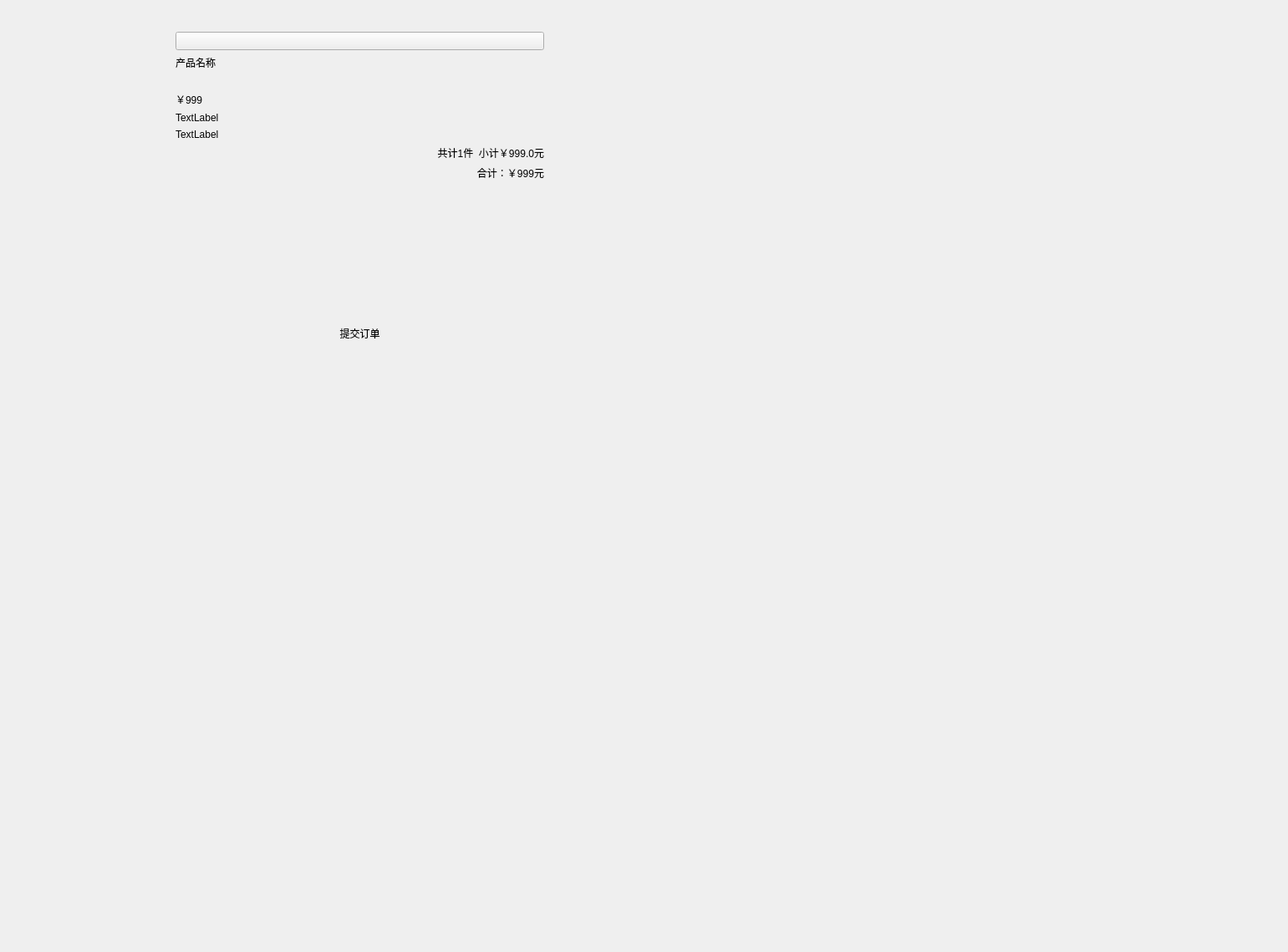
<?xml version="1.0" encoding="UTF-8"?>
<ui version="4.0">
 <class>ProductWindows</class>
 <widget class="QWidget" name="ProductWindows">
  <property name="geometry">
   <rect>
    <x>0</x>
    <y>0</y>
    <width>1541</width>
    <height>1139</height>
   </rect>
  </property>
  <property name="windowTitle">
   <string>Form</string>
  </property>
  <widget class="QWidget" name="verticalLayoutWidget">
   <property name="geometry">
    <rect>
     <x>90</x>
     <y>20</y>
     <width>651</width>
     <height>551</height>
    </rect>
   </property>
   <layout class="QVBoxLayout" name="verticalLayout">
    <item>
     <widget class="QStackedWidget" name="stackedWidget">
      <property name="currentIndex">
       <number>1</number>
      </property>
      <widget class="QWidget" name="page1">
       <widget class="QWidget" name="gridLayoutWidget">
        <property name="geometry">
         <rect>
          <x>0</x>
          <y>20</y>
          <width>631</width>
          <height>521</height>
         </rect>
        </property>
        <layout class="QGridLayout" name="gridLayout">
         <item row="1" column="0" colspan="3">
          <widget class="QScrollArea" name="scrollArea">
           <property name="widgetResizable">
            <bool>true</bool>
           </property>
           <widget class="QWidget" name="scrollAreaWidgetContents">
            <property name="geometry">
             <rect>
              <x>0</x>
              <y>0</y>
              <width>627</width>
              <height>431</height>
             </rect>
            </property>
            <widget class="QWidget" name="gridLayoutWidget_5">
             <property name="geometry">
              <rect>
               <x>30</x>
               <y>50</y>
               <width>531</width>
               <height>361</height>
              </rect>
             </property>
             <layout class="QGridLayout" name="gridLayout_5">
              <item row="3" column="0" colspan="2">
               <widget class="QLabel" name="is_FarmPoastLabel">
                <property name="text">
                 <string>快递：免用费</string>
                </property>
               </widget>
              </item>
              <item row="2" column="0" colspan="2">
               <widget class="QLabel" name="FarmProductPriceLabel">
                <property name="text">
                 <string>单价：￥55</string>
                </property>
               </widget>
              </item>
              <item row="4" column="1">
               <layout class="QHBoxLayout" name="horizontalLayout_2">
                <item>
                 <spacer name="horizontalSpacer">
                  <property name="orientation">
                   <enum>Qt::Horizontal</enum>
                  </property>
                  <property name="sizeHint" stdset="0">
                   <size>
                    <width>40</width>
                    <height>20</height>
                   </size>
                  </property>
                 </spacer>
                </item>
                <item>
                 <spacer name="horizontalSpacer_2">
                  <property name="orientation">
                   <enum>Qt::Horizontal</enum>
                  </property>
                  <property name="sizeHint" stdset="0">
                   <size>
                    <width>40</width>
                    <height>20</height>
                   </size>
                  </property>
                 </spacer>
                </item>
                <item>
                 <widget class="QLabel" name="label_44">
                  <property name="text">
                   <string>购买数量：</string>
                  </property>
                 </widget>
                </item>
                <item>
                 <widget class="QPushButton" name="minusBt">
                  <property name="styleSheet">
                   <string notr="true">border:none;
border-image: url(:/Art/SearchPage/减.png);</string>
                  </property>
                  <property name="text">
                   <string/>
                  </property>
                 </widget>
                </item>
                <item>
                 <widget class="QLabel" name="amountLabel">
                  <property name="text">
                   <string>0</string>
                  </property>
                 </widget>
                </item>
                <item>
                 <widget class="QComboBox" name="MassUnitComBox">
                  <property name="styleSheet">
                   <string notr="true"/>
                  </property>
                  <item>
                   <property name="text">
                    <string>斤</string>
                   </property>
                  </item>
                  <item>
                   <property name="text">
                    <string>千克</string>
                   </property>
                  </item>
                  <item>
                   <property name="text">
                    <string>吨</string>
                   </property>
                  </item>
                 </widget>
                </item>
                <item>
                 <widget class="QPushButton" name="addBt">
                  <property name="styleSheet">
                   <string notr="true">border:none;
border-image: url(:/Art/SearchPage/加.png);</string>
                  </property>
                  <property name="text">
                   <string/>
                  </property>
                 </widget>
                </item>
               </layout>
              </item>
              <item row="1" column="0" colspan="2">
               <widget class="QLabel" name="FarmProductNameLabel">
                <property name="text">
                 <string>商品名：啪啪啪</string>
                </property>
               </widget>
              </item>
              <item row="0" column="0" colspan="2">
               <widget class="QStackedWidget" name="stackedWidget_2">
                <property name="styleSheet">
                 <string notr="true"/>
                </property>
                <property name="currentIndex">
                 <number>0</number>
                </property>
                <widget class="QWidget" name="page">
                 <property name="styleSheet">
                  <string notr="true"/>
                 </property>
                </widget>
                <widget class="QWidget" name="page_2"/>
               </widget>
              </item>
             </layout>
            </widget>
           </widget>
          </widget>
         </item>
         <item row="0" column="1" colspan="2">
          <layout class="QHBoxLayout" name="horizontalLayout_4">
           <item>
            <widget class="QToolButton" name="detailsBt">
             <property name="styleSheet">
              <string notr="true">border:none;
</string>
             </property>
             <property name="text">
              <string>详情</string>
             </property>
             <property name="icon">
              <iconset resource="nidaye.qrc">
               <normaloff>:/美工按钮专用图/详情.png</normaloff>:/美工按钮专用图/详情.png</iconset>
             </property>
             <property name="toolButtonStyle">
              <enum>Qt::ToolButtonTextUnderIcon</enum>
             </property>
            </widget>
           </item>
           <item>
            <widget class="QToolButton" name="FarmProductButton">
             <property name="styleSheet">
              <string notr="true">border:none;</string>
             </property>
             <property name="text">
              <string>商品</string>
             </property>
             <property name="icon">
              <iconset resource="nidaye.qrc">
               <normaloff>:/美工按钮专用图/商品.png</normaloff>:/美工按钮专用图/商品.png</iconset>
             </property>
             <property name="iconSize">
              <size>
               <width>16</width>
               <height>16</height>
              </size>
             </property>
             <property name="toolButtonStyle">
              <enum>Qt::ToolButtonTextUnderIcon</enum>
             </property>
            </widget>
           </item>
           <item>
            <widget class="QToolButton" name="evaluationBt">
             <property name="styleSheet">
              <string notr="true">border:none;
</string>
             </property>
             <property name="text">
              <string>评价</string>
             </property>
             <property name="icon">
              <iconset resource="nidaye.qrc">
               <normaloff>:/美工按钮专用图/评价.png</normaloff>:/美工按钮专用图/评价.png</iconset>
             </property>
             <property name="toolButtonStyle">
              <enum>Qt::ToolButtonTextUnderIcon</enum>
             </property>
            </widget>
           </item>
          </layout>
         </item>
         <item row="0" column="0">
          <widget class="QPushButton" name="BackBt">
           <property name="styleSheet">
            <string notr="true">border-image: url(:/ICON/picture/Back.ico);</string>
           </property>
           <property name="text">
            <string/>
           </property>
          </widget>
         </item>
         <item row="2" column="0" colspan="3">
          <layout class="QHBoxLayout" name="horizontalLayout">
           <item>
            <widget class="QToolButton" name="ContactTheSellerBt">
             <property name="styleSheet">
              <string notr="true">border:none;</string>
             </property>
             <property name="text">
              <string>联系卖家</string>
             </property>
             <property name="icon">
              <iconset resource="nidaye.qrc">
               <normaloff>:/Art/ProductPage/联系卖家.png</normaloff>:/Art/ProductPage/联系卖家.png</iconset>
             </property>
             <property name="toolButtonStyle">
              <enum>Qt::ToolButtonTextUnderIcon</enum>
             </property>
            </widget>
           </item>
           <item>
            <spacer name="horizontalSpacer_3">
             <property name="orientation">
              <enum>Qt::Horizontal</enum>
             </property>
             <property name="sizeHint" stdset="0">
              <size>
               <width>40</width>
               <height>20</height>
              </size>
             </property>
            </spacer>
           </item>
           <item>
            <widget class="QToolButton" name="AddToCartBt">
             <property name="styleSheet">
              <string notr="true">border:none;</string>
             </property>
             <property name="text">
              <string>加入购物车</string>
             </property>
             <property name="icon">
              <iconset resource="nidaye.qrc">
               <normaloff>:/Art/ProductPage/加入购物车.png</normaloff>:/Art/ProductPage/加入购物车.png</iconset>
             </property>
             <property name="toolButtonStyle">
              <enum>Qt::ToolButtonTextUnderIcon</enum>
             </property>
            </widget>
           </item>
           <item>
            <widget class="QToolButton" name="AttentionBt">
             <property name="styleSheet">
              <string notr="true">border:none;</string>
             </property>
             <property name="text">
              <string>关注</string>
             </property>
             <property name="icon">
              <iconset resource="nidaye.qrc">
               <normaloff>:/Art/ProductPage/关注.png</normaloff>:/Art/ProductPage/关注.png</iconset>
             </property>
             <property name="toolButtonStyle">
              <enum>Qt::ToolButtonTextUnderIcon</enum>
             </property>
            </widget>
           </item>
           <item>
            <widget class="QToolButton" name="BuyNowBt">
             <property name="styleSheet">
              <string notr="true">border:none;</string>
             </property>
             <property name="text">
              <string>立即购买</string>
             </property>
             <property name="icon">
              <iconset resource="nidaye.qrc">
               <normaloff>:/Art/ProductPage/立即购买.png</normaloff>:/Art/ProductPage/立即购买.png</iconset>
             </property>
             <property name="toolButtonStyle">
              <enum>Qt::ToolButtonTextUnderIcon</enum>
             </property>
            </widget>
           </item>
          </layout>
         </item>
        </layout>
       </widget>
      </widget>
      <widget class="QWidget" name="page2">
       <widget class="QWidget" name="verticalLayoutWidget_4">
        <property name="geometry">
         <rect>
          <x>120</x>
          <y>18</y>
          <width>441</width>
          <height>371</height>
         </rect>
        </property>
        <layout class="QVBoxLayout" name="verticalLayout_3">
         <item>
          <widget class="QPushButton" name="BackShowProductWindow">
           <property name="styleSheet">
            <string notr="true">border-image: url(:/ICON/picture/Back.ico);</string>
           </property>
           <property name="text">
            <string/>
           </property>
          </widget>
         </item>
         <item>
          <widget class="QLabel" name="ProductNameLabel">
           <property name="text">
            <string>产品名称</string>
           </property>
          </widget>
         </item>
         <item>
          <widget class="QLabel" name="ShowPictureLabel">
           <property name="styleSheet">
            <string notr="true">border-image: url(:/new/prefix1/C:/Users/M/Desktop/pic.jpg);</string>
           </property>
           <property name="text">
            <string/>
           </property>
          </widget>
         </item>
         <item>
          <widget class="QLabel" name="ProductPieceLabel">
           <property name="text">
            <string>￥999</string>
           </property>
          </widget>
         </item>
         <item>
          <widget class="QLabel" name="ProductNumberLabel">
           <property name="text">
            <string>TextLabel</string>
           </property>
          </widget>
         </item>
         <item>
          <widget class="QLabel" name="ProductSendDeliverLabel">
           <property name="text">
            <string>TextLabel</string>
           </property>
          </widget>
         </item>
         <item>
          <widget class="QLabel" name="totalLabel">
           <property name="text">
            <string>共计1件  小计￥999.0元</string>
           </property>
           <property name="alignment">
            <set>Qt::AlignRight|Qt::AlignTrailing|Qt::AlignVCenter</set>
           </property>
          </widget>
         </item>
         <item>
          <widget class="QLabel" name="TotalMoney">
           <property name="text">
            <string>合计：￥999元</string>
           </property>
           <property name="alignment">
            <set>Qt::AlignRight|Qt::AlignTrailing|Qt::AlignVCenter</set>
           </property>
          </widget>
         </item>
         <item>
          <spacer name="verticalSpacer">
           <property name="orientation">
            <enum>Qt::Vertical</enum>
           </property>
           <property name="sizeHint" stdset="0">
            <size>
             <width>20</width>
             <height>40</height>
            </size>
           </property>
          </spacer>
         </item>
         <item>
          <layout class="QHBoxLayout" name="horizontalLayout_6">
           <item>
            <spacer name="horizontalSpacer_4">
             <property name="orientation">
              <enum>Qt::Horizontal</enum>
             </property>
             <property name="sizeHint" stdset="0">
              <size>
               <width>40</width>
               <height>20</height>
              </size>
             </property>
            </spacer>
           </item>
           <item>
            <widget class="QToolButton" name="SubmitOder">
             <property name="layoutDirection">
              <enum>Qt::LeftToRight</enum>
             </property>
             <property name="styleSheet">
              <string notr="true">border:none;</string>
             </property>
             <property name="text">
              <string>提交订单</string>
             </property>
             <property name="icon">
              <iconset resource="nidaye.qrc">
               <normaloff>:/Art/ProductPage/提交订单.png</normaloff>:/Art/ProductPage/提交订单.png</iconset>
             </property>
             <property name="toolButtonStyle">
              <enum>Qt::ToolButtonTextUnderIcon</enum>
             </property>
            </widget>
           </item>
           <item>
            <spacer name="horizontalSpacer_5">
             <property name="orientation">
              <enum>Qt::Horizontal</enum>
             </property>
             <property name="sizeHint" stdset="0">
              <size>
               <width>40</width>
               <height>20</height>
              </size>
             </property>
            </spacer>
           </item>
          </layout>
         </item>
        </layout>
       </widget>
      </widget>
      <widget class="QWidget" name="page3">
       <widget class="QWidget" name="gridLayoutWidget_4">
        <property name="geometry">
         <rect>
          <x>270</x>
          <y>250</y>
          <width>361</width>
          <height>71</height>
         </rect>
        </property>
        <layout class="QGridLayout" name="gridLayout_4">
         <item row="0" column="0">
          <widget class="QLabel" name="label_8">
           <property name="text">
            <string>发布信息：</string>
           </property>
          </widget>
         </item>
         <item row="1" column="0">
          <widget class="QPushButton" name="FarmBt">
           <property name="text">
            <string>农业类</string>
           </property>
          </widget>
         </item>
         <item row="1" column="1">
          <widget class="QPushButton" name="PartTimeJob">
           <property name="text">
            <string>兼职</string>
           </property>
          </widget>
         </item>
         <item row="1" column="2">
          <widget class="QPushButton" name="BarterBt">
           <property name="text">
            <string>物品交换</string>
           </property>
          </widget>
         </item>
        </layout>
       </widget>
      </widget>
      <widget class="QWidget" name="page4">
       <widget class="QWidget" name="verticalLayoutWidget_2">
        <property name="geometry">
         <rect>
          <x>130</x>
          <y>40</y>
          <width>356</width>
          <height>427</height>
         </rect>
        </property>
        <layout class="QVBoxLayout" name="verticalLayout_Farm">
         <item>
          <layout class="QGridLayout" name="gridLayout_7">
           <item row="6" column="1" colspan="3">
            <layout class="QHBoxLayout" name="horizontalLayout_3">
             <item>
              <widget class="QComboBox" name="comboBox_count">
               <property name="styleSheet">
                <string notr="true"/>
               </property>
              </widget>
             </item>
             <item>
              <widget class="QComboBox" name="comboBox_amount"/>
             </item>
            </layout>
           </item>
           <item row="3" column="0">
            <widget class="QLabel" name="label_13">
             <property name="text">
              <string>上传图片：</string>
             </property>
            </widget>
           </item>
           <item row="0" column="0">
            <widget class="QPushButton" name="FarmBack">
             <property name="styleSheet">
              <string notr="true">border-image: url(:/ICON/picture/Back.ico);</string>
             </property>
             <property name="text">
              <string/>
             </property>
            </widget>
           </item>
           <item row="8" column="1">
            <widget class="QRadioButton" name="Yes_CostSender_radioBt">
             <property name="text">
              <string>不包邮</string>
             </property>
            </widget>
           </item>
           <item row="9" column="0">
            <widget class="QLabel" name="label_20">
             <property name="text">
              <string>邮寄费用：</string>
             </property>
            </widget>
           </item>
           <item row="8" column="2">
            <widget class="QRadioButton" name="No_CostSender_radioBt">
             <property name="text">
              <string>包邮</string>
             </property>
            </widget>
           </item>
           <item row="2" column="0">
            <widget class="QLabel" name="label_11">
             <property name="text">
              <string>产品：</string>
             </property>
            </widget>
           </item>
           <item row="6" column="0">
            <widget class="QLabel" name="label_18">
             <property name="text">
              <string>数量：</string>
             </property>
            </widget>
           </item>
           <item row="4" column="0">
            <widget class="QLabel" name="label_17">
             <property name="text">
              <string>单价：</string>
             </property>
            </widget>
           </item>
           <item row="11" column="0">
            <widget class="QLabel" name="label_12">
             <property name="text">
              <string>简介：</string>
             </property>
            </widget>
           </item>
           <item row="4" column="1" colspan="2">
            <widget class="QLineEdit" name="CostLineEdit"/>
           </item>
           <item row="1" column="0" colspan="4">
            <widget class="QLabel" name="label_23">
             <property name="styleSheet">
              <string notr="true">color: rgb(85, 255, 255);</string>
             </property>
             <property name="text">
              <string>此列表所有信息均为必填信息</string>
             </property>
             <property name="alignment">
              <set>Qt::AlignCenter</set>
             </property>
            </widget>
           </item>
           <item row="4" column="3">
            <widget class="QLabel" name="label_48">
             <property name="text">
              <string>元</string>
             </property>
            </widget>
           </item>
           <item row="2" column="1" colspan="3">
            <widget class="QLineEdit" name="FarmProductNameLineEdit"/>
           </item>
           <item row="8" column="0">
            <widget class="QLabel" name="label_19">
             <property name="text">
              <string>邮寄方式：</string>
             </property>
            </widget>
           </item>
           <item row="14" column="0" colspan="4">
            <widget class="QLabel" name="label_46">
             <property name="text">
              <string> （若存在欺诈行为我们将全部没收您的押金）</string>
             </property>
             <property name="alignment">
              <set>Qt::AlignCenter</set>
             </property>
            </widget>
           </item>
           <item row="9" column="1" colspan="3">
            <widget class="QLineEdit" name="sendCostLineEdit"/>
           </item>
           <item row="13" column="0" colspan="4">
            <widget class="QLabel" name="label_14">
             <property name="text">
              <string>押金：￥1000</string>
             </property>
             <property name="alignment">
              <set>Qt::AlignCenter</set>
             </property>
            </widget>
           </item>
           <item row="3" column="1" colspan="2">
            <widget class="QPushButton" name="SendPicture">
             <property name="text">
              <string>上传图片</string>
             </property>
            </widget>
           </item>
           <item row="12" column="0" colspan="4">
            <widget class="QTextEdit" name="ThingTextEdit"/>
           </item>
           <item row="10" column="0">
            <widget class="QLabel" name="label_10">
             <property name="text">
              <string>手机号：</string>
             </property>
            </widget>
           </item>
           <item row="0" column="1" colspan="2">
            <widget class="QLabel" name="label_9">
             <property name="text">
              <string>农产品发布</string>
             </property>
             <property name="alignment">
              <set>Qt::AlignCenter</set>
             </property>
            </widget>
           </item>
           <item row="10" column="1" colspan="3">
            <widget class="QLineEdit" name="FarmPhoneProductlineEdit"/>
           </item>
           <item row="3" column="3">
            <widget class="QLineEdit" name="FilePathlineEdit">
             <property name="readOnly">
              <bool>true</bool>
             </property>
            </widget>
           </item>
          </layout>
         </item>
         <item>
          <widget class="QPushButton" name="FarmProductOkBt">
           <property name="text">
            <string>确认发布</string>
           </property>
          </widget>
         </item>
        </layout>
       </widget>
      </widget>
      <widget class="QWidget" name="page5">
       <widget class="QWidget" name="verticalLayoutWidget_3">
        <property name="geometry">
         <rect>
          <x>80</x>
          <y>70</y>
          <width>504</width>
          <height>389</height>
         </rect>
        </property>
        <layout class="QVBoxLayout" name="verticalLayout_PartTimeJob">
         <item>
          <layout class="QGridLayout" name="gridLayout_">
           <item row="0" column="1">
            <widget class="QLabel" name="label_15">
             <property name="text">
              <string>兼职发布</string>
             </property>
            </widget>
           </item>
           <item row="0" column="2">
            <widget class="QLabel" name="label_16">
             <property name="text">
              <string/>
             </property>
            </widget>
           </item>
           <item row="5" column="0">
            <widget class="QLabel" name="label_29">
             <property name="text">
              <string>联系人：</string>
             </property>
            </widget>
           </item>
           <item row="2" column="0">
            <widget class="QLabel" name="label_24">
             <property name="text">
              <string>兼职信息：</string>
             </property>
            </widget>
           </item>
           <item row="0" column="0">
            <widget class="QPushButton" name="PartTimeJobBack">
             <property name="text">
              <string>返回</string>
             </property>
            </widget>
           </item>
           <item row="2" column="1" colspan="2">
            <widget class="QLineEdit" name="lineEdit_5"/>
           </item>
           <item row="3" column="0">
            <widget class="QLabel" name="label_25">
             <property name="text">
              <string>地点：</string>
             </property>
            </widget>
           </item>
           <item row="4" column="1" colspan="2">
            <widget class="QLineEdit" name="lineEdit_7"/>
           </item>
           <item row="6" column="1" colspan="2">
            <widget class="QLineEdit" name="lineEdit_9"/>
           </item>
           <item row="9" column="0">
            <widget class="QLabel" name="label_28">
             <property name="text">
              <string>兼职简介：</string>
             </property>
            </widget>
           </item>
           <item row="10" column="0" colspan="3">
            <widget class="QTextEdit" name="textEdit_2"/>
           </item>
           <item row="7" column="0">
            <widget class="QLabel" name="label_30">
             <property name="text">
              <string>面试时间地点：</string>
             </property>
            </widget>
           </item>
           <item row="4" column="0">
            <widget class="QLabel" name="label_27">
             <property name="text">
              <string>工资结算方式：</string>
             </property>
            </widget>
           </item>
           <item row="3" column="1" colspan="2">
            <widget class="QLineEdit" name="lineEdit_6"/>
           </item>
           <item row="7" column="1" colspan="2">
            <widget class="QLineEdit" name="lineEdit_10"/>
           </item>
           <item row="8" column="0">
            <widget class="QLabel" name="label_32">
             <property name="text">
              <string>兼职日期选择：</string>
             </property>
            </widget>
           </item>
           <item row="5" column="1" colspan="2">
            <widget class="QLineEdit" name="lineEdit_8"/>
           </item>
           <item row="1" column="0" colspan="3">
            <widget class="QLabel" name="label_39">
             <property name="styleSheet">
              <string notr="true">color: rgb(85, 255, 255);</string>
             </property>
             <property name="text">
              <string>此列表所有信息均为必填信息</string>
             </property>
             <property name="alignment">
              <set>Qt::AlignCenter</set>
             </property>
            </widget>
           </item>
           <item row="11" column="0" colspan="3">
            <widget class="QLabel" name="label_31">
             <property name="text">
              <string>押金：￥200</string>
             </property>
             <property name="alignment">
              <set>Qt::AlignCenter</set>
             </property>
            </widget>
           </item>
           <item row="6" column="0">
            <widget class="QLabel" name="label_26">
             <property name="text">
              <string>联系方式：</string>
             </property>
            </widget>
           </item>
           <item row="12" column="0" colspan="3">
            <widget class="QLabel" name="label_47">
             <property name="text">
              <string>当兼职时间到我们会自动退还！</string>
             </property>
             <property name="alignment">
              <set>Qt::AlignCenter</set>
             </property>
            </widget>
           </item>
           <item row="8" column="1" colspan="2">
            <layout class="QHBoxLayout" name="horizontalLayout_Date">
             <item>
              <widget class="QLineEdit" name="lineEdit_11"/>
             </item>
             <item>
              <widget class="QLabel" name="label_33">
               <property name="text">
                <string>年</string>
               </property>
              </widget>
             </item>
             <item>
              <widget class="QLineEdit" name="lineEdit_12"/>
             </item>
             <item>
              <widget class="QLabel" name="label_34">
               <property name="text">
                <string>月</string>
               </property>
              </widget>
             </item>
             <item>
              <widget class="QLineEdit" name="lineEdit_13"/>
             </item>
             <item>
              <widget class="QLabel" name="label_35">
               <property name="text">
                <string>日----</string>
               </property>
              </widget>
             </item>
             <item>
              <widget class="QLineEdit" name="lineEdit_14"/>
             </item>
             <item>
              <widget class="QLabel" name="label_36">
               <property name="text">
                <string>年</string>
               </property>
              </widget>
             </item>
             <item>
              <widget class="QLineEdit" name="lineEdit_15"/>
             </item>
             <item>
              <widget class="QLabel" name="label_37">
               <property name="text">
                <string>月</string>
               </property>
              </widget>
             </item>
             <item>
              <widget class="QLineEdit" name="lineEdit_16"/>
             </item>
             <item>
              <widget class="QLabel" name="label_38">
               <property name="text">
                <string>日</string>
               </property>
              </widget>
             </item>
            </layout>
           </item>
          </layout>
         </item>
         <item>
          <widget class="QPushButton" name="pushButton_19">
           <property name="text">
            <string>确认发布</string>
           </property>
          </widget>
         </item>
        </layout>
       </widget>
      </widget>
      <widget class="QWidget" name="page6">
       <widget class="QWidget" name="verticalLayoutWidget_5">
        <property name="geometry">
         <rect>
          <x>60</x>
          <y>60</y>
          <width>531</width>
          <height>361</height>
         </rect>
        </property>
        <layout class="QVBoxLayout" name="verticalLayout_PaySuccessfully">
         <item>
          <widget class="QPushButton" name="PaySuccessfullyGoback">
           <property name="styleSheet">
            <string notr="true">border-image: url(:/ICON/picture/Back.ico);</string>
           </property>
           <property name="text">
            <string/>
           </property>
          </widget>
         </item>
         <item>
          <spacer name="verticalSpacer_2">
           <property name="orientation">
            <enum>Qt::Vertical</enum>
           </property>
           <property name="sizeHint" stdset="0">
            <size>
             <width>20</width>
             <height>40</height>
            </size>
           </property>
          </spacer>
         </item>
         <item>
          <widget class="QLabel" name="labelshow">
           <property name="text">
            <string>恭喜您商品以购买成功！！商品编号为：</string>
           </property>
           <property name="alignment">
            <set>Qt::AlignCenter</set>
           </property>
          </widget>
         </item>
         <item>
          <widget class="QPushButton" name="PaySuccessfullyGoBackbt">
           <property name="text">
            <string>点击查看</string>
           </property>
          </widget>
         </item>
         <item>
          <spacer name="verticalSpacer_3">
           <property name="orientation">
            <enum>Qt::Vertical</enum>
           </property>
           <property name="sizeHint" stdset="0">
            <size>
             <width>20</width>
             <height>40</height>
            </size>
           </property>
          </spacer>
         </item>
        </layout>
       </widget>
      </widget>
     </widget>
    </item>
   </layout>
  </widget>
 </widget>
 <resources>
  <include location="nidaye.qrc"/>
 </resources>
 <connections/>
</ui>
